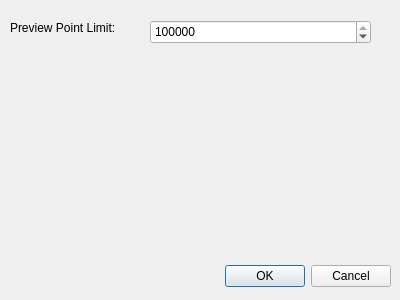
<?xml version="1.0" encoding="UTF-8"?>
<ui version="4.0">
 <class>PreferencesDialog</class>
 <widget class="QDialog" name="PreferencesDialog">
  <property name="geometry">
   <rect>
    <x>0</x>
    <y>0</y>
    <width>400</width>
    <height>300</height>
   </rect>
  </property>
  <property name="windowTitle">
   <string>Preferences</string>
  </property>
  <widget class="QDialogButtonBox" name="buttonBox">
   <property name="geometry">
    <rect>
     <x>50</x>
     <y>260</y>
     <width>341</width>
     <height>32</height>
    </rect>
   </property>
   <property name="orientation">
    <enum>Qt::Horizontal</enum>
   </property>
   <property name="standardButtons">
    <set>QDialogButtonBox::Cancel|QDialogButtonBox::Ok</set>
   </property>
  </widget>
  <widget class="QLabel" name="label">
   <property name="geometry">
    <rect>
     <x>10</x>
     <y>20</y>
     <width>131</width>
     <height>16</height>
    </rect>
   </property>
   <property name="text">
    <string>Preview Point Limit:</string>
   </property>
  </widget>
  <widget class="QSpinBox" name="spinBoxPointLimit">
   <property name="geometry">
    <rect>
     <x>150</x>
     <y>20</y>
     <width>221</width>
     <height>24</height>
    </rect>
   </property>
   <property name="maximum">
    <number>1000000000</number>
   </property>
   <property name="value">
    <number>50000000</number>
   </property>
  </widget>
 </widget>
 <resources/>
 <connections>
  <connection>
   <sender>buttonBox</sender>
   <signal>accepted()</signal>
   <receiver>PreferencesDialog</receiver>
   <slot>accept()</slot>
   <hints>
    <hint type="sourcelabel">
     <x>248</x>
     <y>254</y>
    </hint>
    <hint type="destinationlabel">
     <x>157</x>
     <y>274</y>
    </hint>
   </hints>
  </connection>
  <connection>
   <sender>buttonBox</sender>
   <signal>rejected()</signal>
   <receiver>PreferencesDialog</receiver>
   <slot>reject()</slot>
   <hints>
    <hint type="sourcelabel">
     <x>316</x>
     <y>260</y>
    </hint>
    <hint type="destinationlabel">
     <x>286</x>
     <y>274</y>
    </hint>
   </hints>
  </connection>
 </connections>
</ui>
